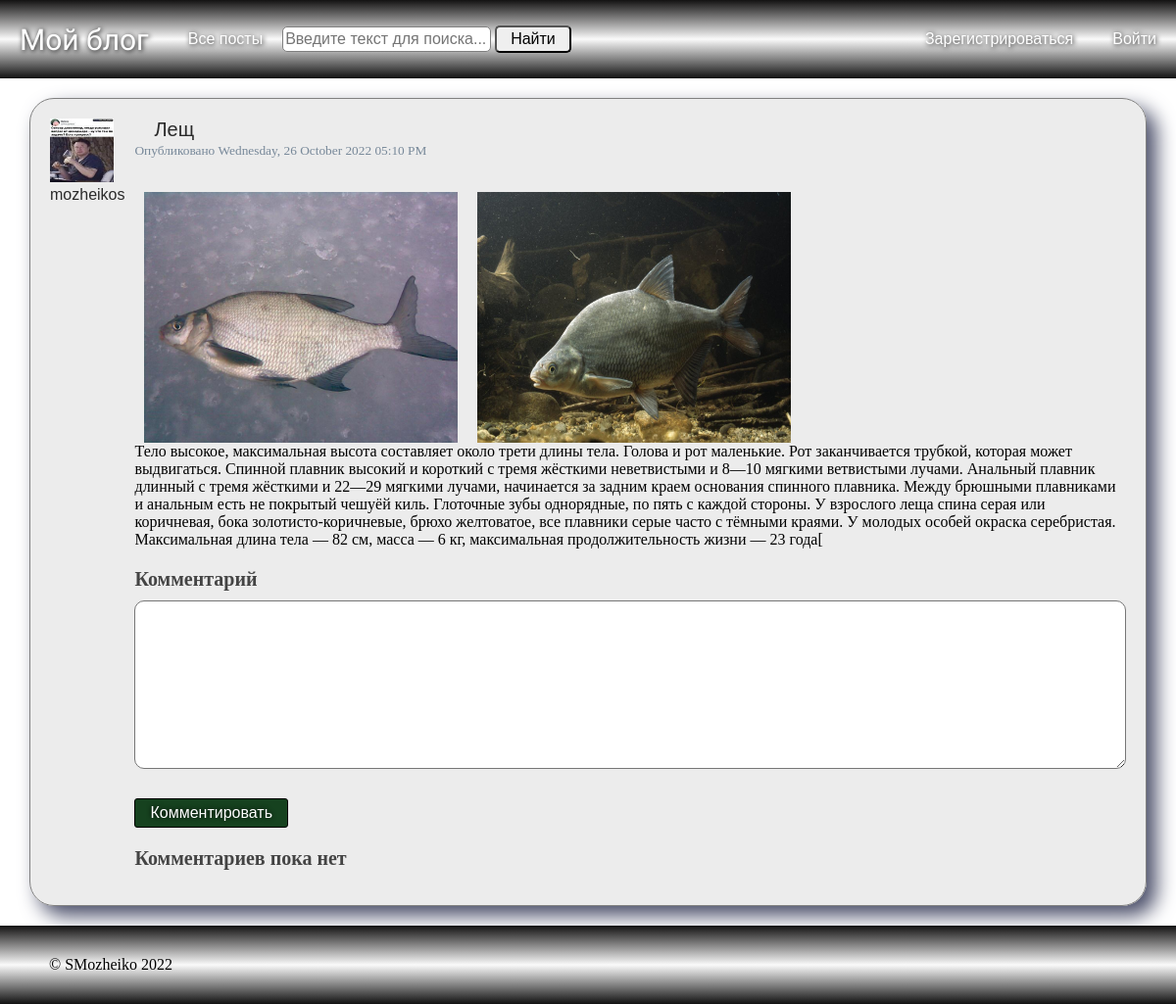
The page /posts/post?post_id=3 on the database its author committed.
### blog_flask/models.py (models this page shows, shortened)
class SaveMixin:
    def save(self):
        db.session.add(self)
        db.session.commit()

class User(db.Model, UserMixin, SaveMixin):
    id = db.Column(db.Integer, primary_key=True)
    username = db.Column(db.String(20), unique=True, nullable=False)
    email = db.Column(db.String(120), unique=True, nullable=False)
    avatar = db.Column(db.String(100), nullable=False, default='default.png')
    password = db.Column(db.String(100), nullable=False)
    posts = db.relationship(
        'Post',
        back_populates='author',
        lazy=True,
        uselist=True,
        cascade='all, delete-orphan'
    )
    comments = db.relationship(
        'Comment',
        back_populates='author',
        lazy=True,
        uselist=True,
        cascade='all, delete-orphan'
    )

class Post(db.Model, SaveMixin):
    id = db.Column(db.Integer, primary_key=True)
    title = db.Column(db.String(100), nullable=False)
    created_at = db.Column(db.DateTime, nullable=False, default=datetime.datetime.utcnow())
    content = db.Column(db.Text, nullable=False)
    user_id = db.Column(
        db.Integer, db.ForeignKey(
            'user.id',
            ondelete='CASCADE',
            onupdate='CASCADE'
        ), nullable=False
    )
    author = db.relationship(
        User,
        back_populates='posts',
        uselist=False
    )
    comments = db.relationship(
        'Comment',
        back_populates='post',
        uselist=True,
        cascade='all, delete-orphan'
    )
    images = db.relationship(
        'Images',
        back_populates='post',
        uselist=True,
        cascade='all, delete-orphan',
        lazy='select'
    )

class Images(db.Model, SaveMixin):
    id = db.Column(db.Integer, primary_key=True)
    post_id = db.Column(db.Integer, db.ForeignKey('post.id', ondelete="CASCADE", onupdate='CASCADE'), nullable=False)
    content = db.Column(db.String(255), nullable=False)
    created_at = db.Column(db.DateTime, nullable=False, default=datetime.datetime.utcnow())
    post = db.relationship(
        Post,
        back_populates='images',
        foreign_keys=[post_id],
        uselist=False
    )

### blog_flask/posts/routes.py (the view)
@posts.route('/post')
def post():
    post_id = request.args.get('post_id', 0, type=int)
    post_item = Post.query.get_or_404(post_id)
    form = CommentForm()
    post_item.comments.sort(key=lambda x: x.created_at, reverse=True)
    return render_template('post.html', post=post_item, form=form)

### blog_flask/posts/forms.py
class CommentForm(FlaskForm):
    content = TextAreaField(
        label='Комментарий',
        validators=[
            DataRequired()
        ],
    )
    submit = SubmitField('Комментировать')

### blog_flask/context_processsors.py
class SearchForm(FlaskForm):
    search = StringField(
        label='Поиск',
        validators=[DataRequired()]
    )
    find = SubmitField(
        label='Найти'
    )

### run.py (called while the page is built)
@app.context_processor
def search():
    form = SearchForm()
    return dict(search=form)

@app.context_processor
def year():
    today_year = datetime.datetime.now().year
    return dict(year=today_year)

### blog_flask/templates/post.html (shortened to what this page needs)
{% extends "layout.html" %}
{% block content %}
<div class="content-card">
  <div class="card-author">
    <img class="article-img" src="{{ url_for('static', filename='profile_pictures/' + post.author.avatar) }}">
    <a class="navbar-user card-title card-author" href="{{ url_for('users.user_posts', username=post.author.username) }}">{{ post.author.username }}</a>
  </div>
  <div class="card">
    <div class="card-body">
      <h4 class="navbar-user card-title" style="margin: 0 20px">{{ post.title }}</h4>
      <small>Опубликовано {{ post.created_at.strftime('%A, %d %B %Y %I:%M %p') }}</small>
      <br>
      <br>
      <p class="card-text">
          {% if post.images %}
            <div class="post-images">
                {% for image in post.images %}
                <img class="post-image" src="{{ url_for('static', filename='post_pictures/' + image.content) }}" data-id="{{ image.id }}" alt="image">
                {% endfor %}
            </div>
          {% endif %}
          {{ post.content }}
      </p>
    </div>
    <form action="{{ url_for('posts.comment', post_id=post.id) }}" method="post">
        <div class="comment-form">
            <h3>{{ form.content.label(class="comments-small-title") }}</h3>
            {% if form.content.errors %}
                {{ form.content(class="comment-content is-invalid") }}
                <div class="invalid-feedback">
                    {% for error in form.content.errors %}
                        <span>{{ error }}</span>
                    {% endfor %}
                </div>
            {% else %}
                {{ form.content(class="comment-content", rows=10, cols=80) }}
            {% endif %}
        </div>
        <div class="form-group">
            {{ form.submit(class="action-button ok") }}
        </div>
    </form>
    <h3 class="comments-title">{% if post.comments %}Все комментарии{% else %}Комментариев пока нет{% endif %}</h3>
  </div>
</div>
{% endblock content %}

### blog_flask/static/main.css (style rules this page uses)
body { margin: 0; padding: 0; }
.action-button { border: 1px black solid; font-size: 16px; padding: 5px 15px; text-decoration: none; color: white; cursor: pointer; font-family: Impact, Charcoal, sans-serif; text-shadow: 0 0 5px black; border-radius: 3px; }
.ok { background-color: #16421f; }
.navbar-user { font-size: 20px; font-family: Impact, Charcoal, sans-serif; font-weight: normal; margin: 20px; }
.search input { line-height: 20px; font-size: 16px; font-family: Ubuntu, sans-serif; font-weight: normal; border-radius: 5px; }
.search-input { padding: 2px; color: black; border: 1px solid gray; }
.search-button { padding: 2px 14px; cursor: pointer; color: black; }
h1, h2, h3, h4, h5, h6 { margin: 0; color: #444444; }
.content-card { display: flex; padding: 20px; border: 1px solid grey; border-radius: 25px; background-color: rgba(218, 218, 218,50%); box-shadow: 10px 10px 20px #4a4e69; margin: 20px 0; }
.card { margin-left: 10px; }
.card-title { text-decoration: none; color: #2a2a2a; }
.card-author { font-size: 16px; margin: 0; }
.article-img { height: 65px; width: 65px; padding: 0; margin: 0; }
.form-group { margin: 20px auto; }
small { color: lightslategrey; }
.comment-form { border: none; display: flex; flex-direction: column; margin: 20px auto; }
.comment-content { box-sizing: border-box; border-radius: 10px; margin: 10px auto; width: 100%; padding: 10px; }
.comments-title { font-size: 20px; }
.comments-small-title { font-size: 20px; }
.post-images { display: flex; flex-wrap: wrap; min-width: 30%; box-sizing: border-box; }
.post-image { width: 320px; height: 256px; margin: 0 10px; cursor: pointer; }

### rows shown on the page
User: avatar (picture), author.username "mozheikos"
Post: title "Лещ", created_at "Wednesday, 26 October 2022 05:10 PM", content "Тело высокое, максимальная высота составляет около трети длины тела. Голова и рот маленькие. Рот заканчивается трубкой, которая может выдвигаться. Спинной плавник высокий и короткий с тремя жёсткими неветвистыми и 8—10 мягкими ветвистыми лучами. Анальный плавник длинный с тремя жёсткими и 22—29 мягкими лучами, начинается за задним краем основания спинного плавника. Между брюшными плавниками и анальным есть не покрытый чешуёй киль. Глоточные зубы однорядные, по пять с каждой стороны. У взрослого леща спина серая или коричневая, бока золотисто-коричневые, брюхо желтоватое, все плавники серые часто с тёмными краями. У молодых особей окраска серебристая. Максимальная длина тела — 82 см, масса —…"
Images: content (picture)
Images: content (picture)
